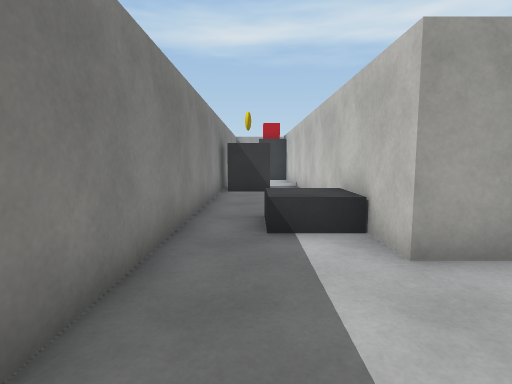
[1] (above)

15 first-person views from a walk through a Unity game level. The camera is 1.2 m above the floor, tilts 6° down and sees 80° across. Doors are open. The floor is counted in squares, 1 m on a side. Each view is taken from the middle of a square. On the plan, view 1 faces up. The plan holds only what a view shows up to about 13 squares ahead; the rest is blank. The place goes on beyond the plan. The player character is not drawn. Surface patterns are stand-ins for the level's own textures.

[2]
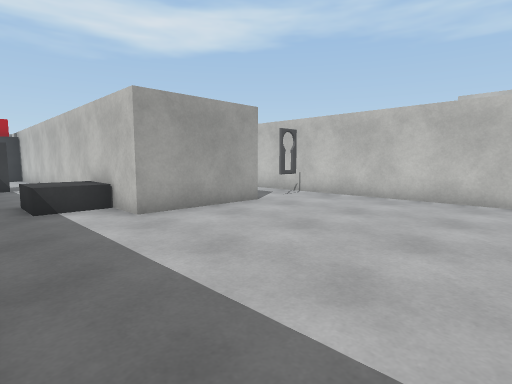

[3]
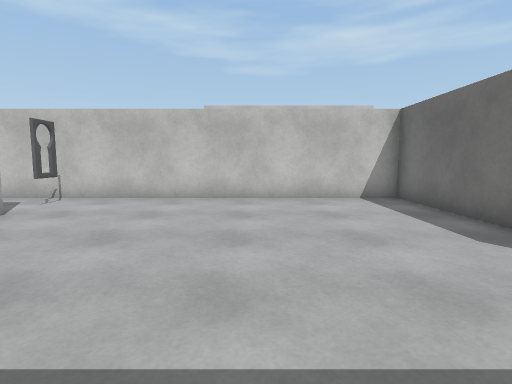

[4]
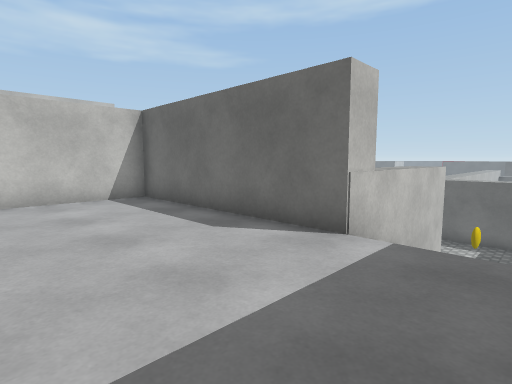

[5]
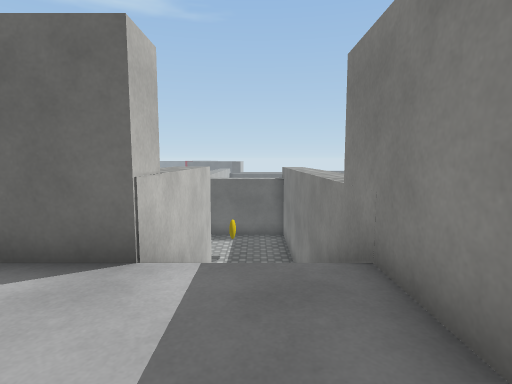

[6]
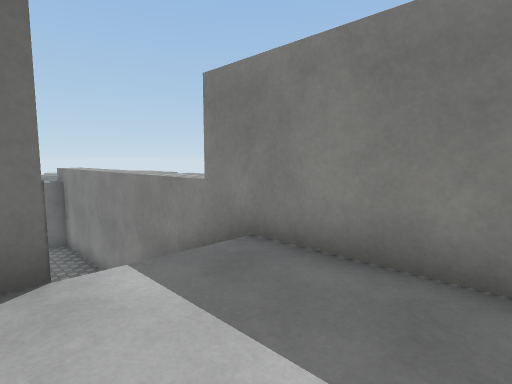

[7]
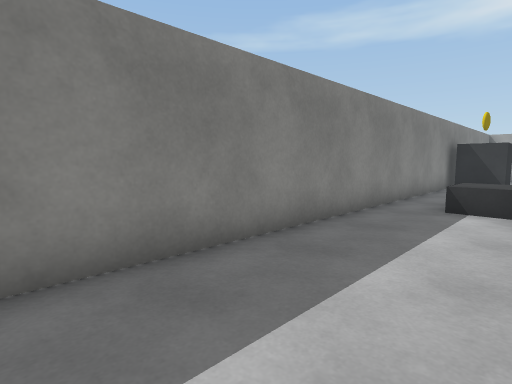

[8]
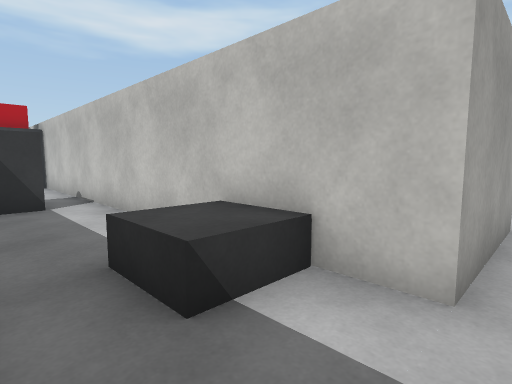

[9]
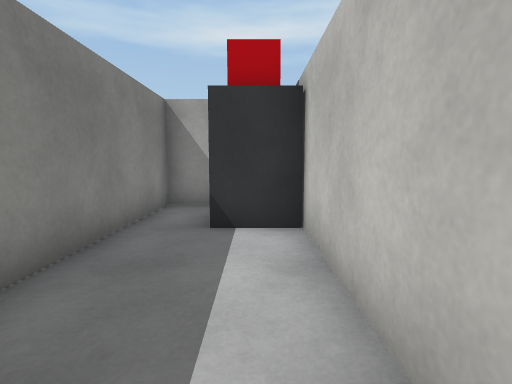

[10]
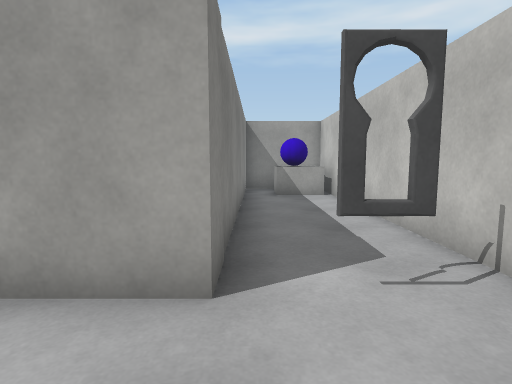

[11]
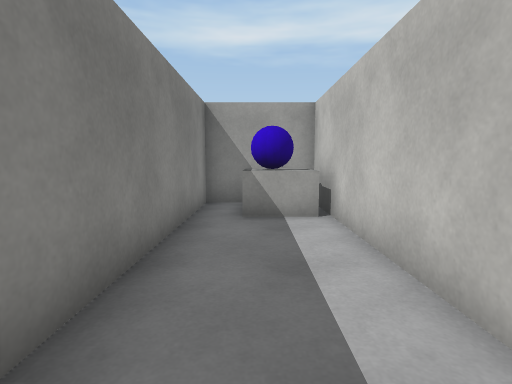

[12]
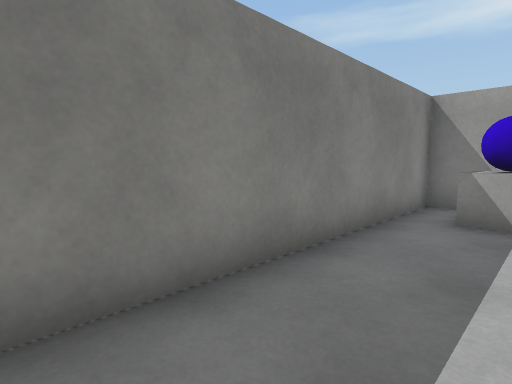

[13]
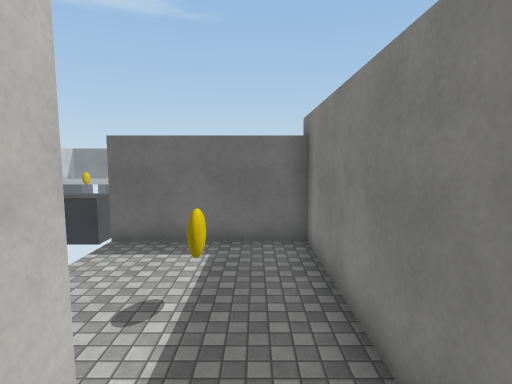

[14]
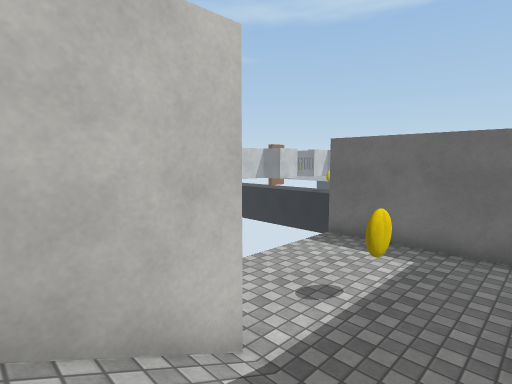

[15]
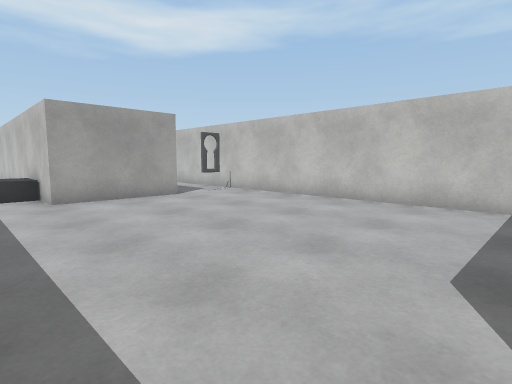

### Floor plan
Key: @ floor where view 1 was taken; # wall or solid block; . main floor; - floor 2.5 m lower than the main floor; / step, stairs or slope; D open door; B ball; O other object.
Columns run from 2 left of view 1 to 9 right of it. Each row starts with its distance up from view 1.
 21 ###
 20 #.#
 19 #.###
 18 #...#
 17 #...#
 16 #...#
 15  ...#
 14    .#  #####
 13  OO.#  #.BB#
 12  OO.#  #.BB#
 11 #...#  #...#
 10 #...#  #...#
  9 #...#  #...#
  8 #...#  #...#
  7 #...#  #...#
  6 #.OO#  #...#
  5 #.OO#  #...#
  4 #...####DOD#
  3 #..........#
  2 #..........#
  1 #..........#
  0 #.@........#
 -1 #..........#
 -2 #..........#
 -3 #..........#
 -4 #..........#
 -5 #..........#
 -6 #..........#
 -7 #/ /########
 -8 #/ /#
 -9 #/ /#
-10 #///#
-11 #/ /#
-12 #///#
-13 #-----
-14 #-----
-15 #-----
-16 #-----
-17 #-----
-18 #######

Where each view was taken, in squares from view 1:
view 1: 0 up, 0 right, facing up
view 2: 3 down, 1 left, facing up-right
view 3: 2 down, 1 left, facing right
view 4: 2 down, 1 left, facing down-right
view 5: 3 down, 0 right, facing down
view 6: 3 down, 2 right, facing down-left
view 7: 3 down, 2 right, facing up-left
view 8: 3 up, 1 left, facing up-right
view 9: 13 up, 1 right, facing up
view 10: 1 up, 6 right, facing up
view 11: 5 up, 7 right, facing up
view 12: 5 up, 8 right, facing up-left
view 13: 10 down, 0 right, facing down
view 14: 10 down, 1 left, facing down-right
view 15: 6 down, 0 right, facing up-right
